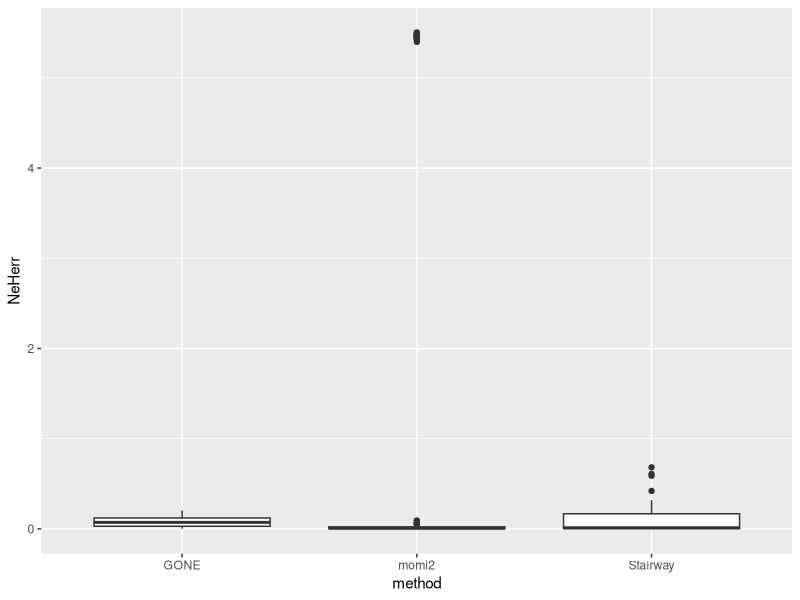
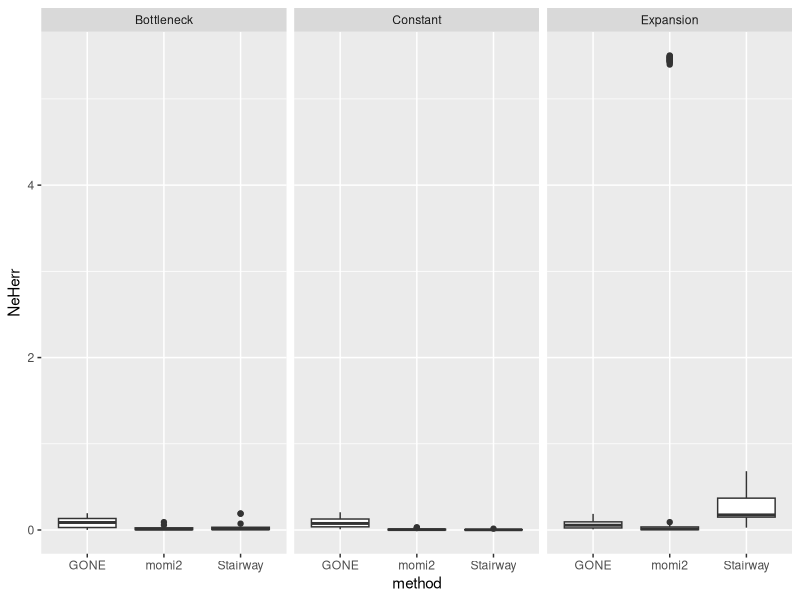

The R source for these figures, in order: (Note: this script raises an error after producing the figures.)
library(tidyverse)
library(ggplot2)
library(plyr)

#tru=read.csv("/Users/nerdbrained/Desktop/Rutger/slimulations/forwardslims_4manuscript/n500_inferences/truvalue.csv",header=T)
tru=read.csv("inferences/truvalue.csv",header=T)
tru$scen=paste(tru$NeAnc,tru$td,tru$lambda)

momidat_basic=read.csv("inferences/momi_nomaf_data_deltaAIC.csv",header=T)
momidat_basic$Neh_best=ifelse(momidat_basic$delta<0,momidat_basic$Neh,momidat_basic$Neh_change)
momidat_basic$Nec_best=ifelse(momidat_basic$delta<0,momidat_basic$Nec,momidat_basic$Nec_change)
momidat_basic$scen=paste(momidat_basic$NeAnc,momidat_basic$td,momidat_basic$lambda)
momidat_basic$trueNeH=tru$TrueNeH[match(momidat_basic$scen,tru$scen)]
momidat_basic$trueNeC=tru$TrueNec[match(momidat_basic$scen,tru$scen)]
momidat_basic$NeHerr=abs(momidat_basic$Neh_best-momidat_basic$trueNeH)/momidat_basic$trueNeH
momidat_basic$NeCerr=abs(momidat_basic$Nec_best-momidat_basic$trueNeC)/momidat_basic$trueNeC
momidat_basic$NeHrat <- momidat_basic$Neh_best/momidat_basic$trueNeH
momidat_basic$NeCrat <- momidat_basic$Nec_best/momidat_basic$trueNeC
momidat_basic$modsel=ifelse(momidat_basic$delta<0,"Change","Constant")
momidat_basic$history="Constant"
momidat_basic$method="momi2"

gonedat_basic=read.csv("inferences/GONEdata.csv",header=T)
gonedat_basic$scen=paste(gonedat_basic$NeAnc,gonedat_basic$td,gonedat_basic$lambda)
gonedat_basic$trueNeH=tru$TrueNeH[match(gonedat_basic$scen,tru$scen)]
gonedat_basic$trueNeC=tru$TrueNec[match(gonedat_basic$scen,tru$scen)]
gonedat_basic$NeHerr=abs(gonedat_basic$Neh-gonedat_basic$trueNeH)/gonedat_basic$trueNeH
gonedat_basic$NeCerr=abs(gonedat_basic$Nec-gonedat_basic$trueNeC)/gonedat_basic$trueNeC
gonedat_basic$NeHrat <- gonedat_basic$Neh/gonedat_basic$trueNeH
gonedat_basic$NeCrat <- gonedat_basic$Nec/gonedat_basic$trueNeC
gonedat_basic$history="Constant"
gonedat_basic$method="GONE"
gonedat_basic$scheme="t0"

stairdat_basic=read.csv("inferences/stairwaydata.csv",header=T)
stairdat_basic$scen=paste(stairdat_basic$NeAnc,stairdat_basic$td,stairdat_basic$lambda)
stairdat_basic$trueNeH=tru$TrueNeH[match(stairdat_basic$scen,tru$scen)]
stairdat_basic$trueNeC=tru$TrueNec[match(stairdat_basic$scen,tru$scen)]
stairdat_basic$NeHerr=abs(stairdat_basic$Neh-stairdat_basic$trueNeH)/stairdat_basic$trueNeH
stairdat_basic$NeCerr=abs(stairdat_basic$Nec-stairdat_basic$trueNeC)/stairdat_basic$trueNeC
stairdat_basic$NeHrat <- stairdat_basic$Neh/stairdat_basic$trueNeH
stairdat_basic$NeCrat <- stairdat_basic$Nec/stairdat_basic$trueNeC
stairdat_basic$history="Constant"
stairdat_basic$method="Stairway"
stairdat_basic$scheme="t0"

momidat_bot=read.csv("inferences/momi_nomaf_data_4mods_bot_deltaAIC.csv",header=T)
momidat_bot %>% select(AIC2C,AIC1C,AICC,AICh)
momidat_bot %>% select(AIC2C,AIC1C,AICC,AICh) -> momidat_bot_AICs
momidat_bot$Neh_best=ifelse(max.col(-momidat_bot_AICs)==1,momidat_bot$Nh,ifelse(max.col(-momidat_bot_AICs)==2,momidat_bot$Nh1C,ifelse(max.col(-momidat_bot_AICs)==3,momidat_bot$NhC,momidat_bot$Nch)))
momidat_bot$Nec_best=ifelse(max.col(-momidat_bot_AICs)==1,momidat_bot$Nc,ifelse(max.col(-momidat_bot_AICs)==2,momidat_bot$Nc1C,ifelse(max.col(-momidat_bot_AICs)==3,momidat_bot$NcC,momidat_bot$Nch)))
momidat_bot$modsel=ifelse(max.col(-momidat_bot_AICs)==1,"Two Changes",ifelse(max.col(-momidat_bot_AICs)==2,"Recent Change",ifelse(max.col(-momidat_bot_AICs)==3,"Constant","Historic Change")))
momidat_bot$scen=paste(momidat_bot$NeAnc,momidat_bot$td,momidat_bot$lambda)
momidat_bot$trueNeH=tru$TrueNeH[match(momidat_bot$scen,tru$scen)]
momidat_bot$trueNeC=tru$TrueNec[match(momidat_bot$scen,tru$scen)]
momidat_bot$NeHerr=abs(momidat_bot$Neh_best-momidat_bot$trueNeH)/momidat_bot$trueNeH
momidat_bot$NeCerr=abs(momidat_bot$Nec_best-momidat_bot$trueNeC)/momidat_bot$trueNeC
momidat_bot$NeHrat <- momidat_bot$Neh_best/momidat_bot$trueNeH
momidat_bot$NeCrat <- momidat_bot$Nec_best/momidat_bot$trueNeC
momidat_bot$history="Bottleneck"
momidat_bot$method="momi2"

gonedat_bot=read.csv("inferences/GONEdata_bot.csv",header=T)
gonedat_bot$scen=paste(gonedat_bot$NeAnc,gonedat_bot$td,gonedat_bot$lambda)
gonedat_bot$trueNeH=tru$TrueNeH[match(gonedat_bot$scen,tru$scen)]
gonedat_bot$trueNeC=tru$TrueNec[match(gonedat_bot$scen,tru$scen)]
gonedat_bot$NeHerr=abs(gonedat_bot$Neh-gonedat_bot$trueNeH)/gonedat_bot$trueNeH
gonedat_bot$NeCerr=abs(gonedat_bot$Nec-gonedat_bot$trueNeC)/gonedat_bot$trueNeC
gonedat_bot$NeHrat <- gonedat_bot$Neh/gonedat_bot$trueNeH
gonedat_bot$NeCrat <- gonedat_bot$Nec/gonedat_bot$trueNeC
gonedat_bot$history="Bottleneck"
gonedat_bot$method="GONE"
gonedat_bot$scheme="t0"

stairdat_bot=read.csv("inferences/stairwaydata_bot.csv",header=T)
stairdat_bot$scen=paste(stairdat_bot$NeAnc,stairdat_bot$td,stairdat_bot$lambda)
stairdat_bot$trueNeH=tru$TrueNeH[match(stairdat_bot$scen,tru$scen)]
stairdat_bot$trueNeC=tru$TrueNec[match(stairdat_bot$scen,tru$scen)]
stairdat_bot$NeHerr=abs(stairdat_bot$Neh-stairdat_bot$trueNeH)/stairdat_bot$trueNeH
stairdat_bot$NeCerr=abs(stairdat_bot$Nec-stairdat_bot$trueNeC)/stairdat_bot$trueNeC
stairdat_bot$NeHrat <- stairdat_bot$Neh/stairdat_bot$trueNeH
stairdat_bot$NeCrat <- stairdat_bot$Nec/stairdat_bot$trueNeC
stairdat_bot$history="Bottleneck"
stairdat_bot$method="Stairway"
stairdat_bot$scheme="t0"

momidat_exp=read.csv("inferences/momi_nomaf_data_4mods_exp_deltaAIC.csv",header=T)
momidat_exp %>% select(AIC2C,AIC1C,AICC,AICh)
momidat_exp %>% select(AIC2C,AIC1C,AICC,AICh) -> momidat_exp_AICs
momidat_exp$Neh_best=ifelse(max.col(-momidat_exp_AICs)==1,momidat_bot$Nh,ifelse(max.col(-momidat_exp_AICs)==2,momidat_exp$Nh1C,ifelse(max.col(-momidat_exp_AICs)==3,momidat_exp$NhC,momidat_exp$NcC)))
momidat_exp$Nec_best=ifelse(max.col(-momidat_exp_AICs)==1,momidat_bot$Nc,ifelse(max.col(-momidat_exp_AICs)==2,momidat_exp$Nc1C,ifelse(max.col(-momidat_exp_AICs)==3,momidat_exp$NcC,momidat_bot$NcC)))
momidat_exp$modsel=ifelse(max.col(-momidat_exp_AICs)==1,"Two Changes",ifelse(max.col(-momidat_exp_AICs)==2,"Recent Change",ifelse(max.col(-momidat_exp_AICs)==3,"Constant","Historic Change")))
momidat_exp$scen=paste(momidat_exp$NeAnc,momidat_exp$td,momidat_exp$lambda)
momidat_exp$trueNeH=tru$TrueNeH[match(momidat_exp$scen,tru$scen)]
momidat_exp$trueNeC=tru$TrueNec[match(momidat_exp$scen,tru$scen)]
momidat_exp$NeHerr=abs(momidat_exp$Neh_best-momidat_exp$trueNeH)/momidat_exp$trueNeH
momidat_exp$NeCerr=abs(momidat_exp$Nec_best-momidat_exp$trueNeC)/momidat_exp$trueNeC
momidat_exp$NeHrat <- momidat_exp$Neh_best/momidat_exp$trueNeH
momidat_exp$NeCrat <- momidat_exp$Nec_best/momidat_exp$trueNeC
momidat_exp$history="Expansion"
momidat_exp$method="momi2"

gonedat_exp=read.csv("inferences/GONEdata_exp.csv",header=T)
gonedat_exp$scen=paste(gonedat_exp$NeAnc,gonedat_bot$td,gonedat_exp$lambda)
gonedat_exp$trueNeH=tru$TrueNeH[match(gonedat_exp$scen,tru$scen)]
gonedat_exp$trueNeC=tru$TrueNec[match(gonedat_exp$scen,tru$scen)]
gonedat_exp$NeHerr=abs(gonedat_exp$Neh-gonedat_exp$trueNeH)/gonedat_exp$trueNeH
gonedat_exp$NeCerr=abs(gonedat_exp$Nec-gonedat_exp$trueNeC)/gonedat_exp$trueNeC
gonedat_exp$NeHrat <- gonedat_exp$Neh/gonedat_exp$trueNeH
gonedat_exp$NeCrat <- gonedat_exp$Nec/gonedat_exp$trueNeC
gonedat_exp$history="Expansion"
gonedat_exp$method="GONE"
gonedat_exp$scheme="t0"

stairdat_exp=read.csv("inferences/stairwaydata_exp.csv",header=T)
stairdat_exp$scen=paste(stairdat_exp$NeAnc,gonedat_bot$td,stairdat_exp$lambda)
stairdat_exp$trueNeH=tru$TrueNeH[match(stairdat_exp$scen,tru$scen)]
stairdat_exp$trueNeC=tru$TrueNec[match(stairdat_exp$scen,tru$scen)]
stairdat_exp$NeHerr=abs(stairdat_exp$Neh-stairdat_exp$trueNeH)/stairdat_exp$trueNeH
stairdat_exp$NeCerr=abs(stairdat_exp$Nec-stairdat_exp$trueNeC)/stairdat_exp$trueNeC
stairdat_exp$NeHrat <- stairdat_exp$Neh/stairdat_exp$trueNeH
stairdat_exp$NeCrat <- stairdat_exp$Nec/stairdat_exp$trueNeC
stairdat_exp$history="Expansion"
stairdat_exp$method="Stairway"
stairdat_exp$scheme="t0"

momidat_basic %>% 
  filter(!grepl('td130|td160|td190 l99|n10e3',scen)) %>% 
  filter(data == "rad50k" & sampn == "n200" | data == "wgs" & sampn == "n100") -> momidat_basic_filt

gonedat_basic %>% 
  filter(!grepl('td130|td160|td190 l99|n10e3',scen)) %>% 
  filter(sampn=="n100")-> gonedat_basic_filt

stairdat_basic %>% 
  filter(!grepl('td130|td160|td190 l99|n10e3',scen)) %>% 
  filter(sampn=="n100")-> stairdat_basic_filt

momidat_bot %>% 
  filter(!grepl('td130|td160|td190 l99',scen)) %>% 
  filter(data == "rad50k" & sampn == "n200" | data == "wgs" & sampn == "n100") -> momidat_bot_filt

gonedat_bot %>% 
  filter(!grepl('td130|td160|td190 l99',scen)) %>% 
  filter(sampn=="n100")-> gonedat_bot_filt

stairdat_bot %>% 
  filter(!grepl('td130|td160|td190 l99',scen)) %>% 
  filter(sampn=="n100")-> stairdat_bot_filt

momidat_exp %>% 
  filter(!grepl('td130|td160|td190 l99',scen)) %>% 
  filter(data == "rad50k" & sampn == "n200" | data == "wgs" & sampn == "n100") -> momidat_exp_filt

gonedat_exp %>% 
  filter(!grepl('td130|td160|td190 l99',scen)) %>% 
  filter(sampn=="n100")-> gonedat_exp_filt

stairdat_exp %>% 
  filter(!grepl('td130|td160|td190 l99',scen)) %>% 
  filter(sampn=="n100")-> stairdat_exp_filt

expbotcomp=rbind.fill(momidat_basic_filt,gonedat_basic_filt,stairdat_basic_filt,momidat_bot_filt,gonedat_bot_filt,stairdat_bot_filt,momidat_exp_filt,gonedat_exp_filt,stairdat_exp_filt)

expbotcomp$col=ifelse(expbotcomp$method == "Stairway","black",ifelse(expbotcomp$method == "GONE","purple",ifelse(expbotcomp$scheme=="t0","blue",ifelse(expbotcomp$scheme=="t0t120","green","orange"))))

expbotcomp$methcomb=paste(expbotcomp$method,expbotcomp$data)

expbotcomp$methcomb=gsub("GONE wgs","GONE",expbotcomp$methcomb)
expbotcomp$methcomb=gsub("Stairway wgs","Stairway",expbotcomp$methcomb)
expbotcomp$methcomb=gsub("momi2 wgs","momi2/WGS",expbotcomp$methcomb)
expbotcomp$methcomb=gsub("momi2 rad50k","momi2/RAD",expbotcomp$methcomb)

expbotcomp$methcomb=factor(expbotcomp$methcomb,levels=c("GONE","Stairway","momi2/WGS","momi2/RAD"))


### filter by datatype???

p <- ggplot(expbotcomp, aes(x=method, y=NeHerr)) + 
  geom_boxplot()
p
p + facet_wrap(~history) 
+ scale_y_log10()

p <- ggplot(expbotcomp, aes(x=method, y=NeCerr)) + 
  geom_boxplot()
p
p + facet_wrap(~history) + scale_y_log10()

#### violins

p <- ggplot(expbotcomp, aes(x=methcomb, y=NeHrat)) + geom_violin()
p + geom_point(shape=16,col=expbotcomp$col) + xlab("Method") + ylab(expression(paste(widehat('N'[E]),'H/N'[E],'H'))) + geom_hline(yintercept=1,linetype="dashed") + facet_wrap(~history) + scale_y_log10(limits=c(0.01,18.2))

ggsave("plots/expbot_NeH_4mods_violin.pdf",device="pdf")

p <- ggplot(expbotcomp, aes(x=methcomb, y=NeCrat)) + geom_violin()
p + geom_point(shape=16,col=expbotcomp$col) + xlab("Method") + ylab(expression(paste(widehat('N'[E]),'C/N'[E],'C'))) + geom_hline(yintercept=1,linetype="dashed") + facet_wrap(~history) + scale_y_log10(limits=c(0.01,18.2))

ggsave("plots/expbot_NeC_4mods_violin.pdf",device="pdf")

###contemp-only

expbotcomp %>% filter(scheme=="t0") -> expbotcompc

expbotcomp1=expbotcompc

expbotcomp2=expbotcompc

expbotcomp1$metric="NEH"
expbotcomp2$metric="NEC"
expbotcomp1$Nerat=expbotcomp1$NeHrat
expbotcomp2$Nerat=expbotcomp2$NeCrat

expbotcomp12=rbind(expbotcomp1,expbotcomp2)

expbotcomp12$metric=factor(expbotcomp12$metric,levels=c("NEH","NEC"))

p <- ggplot(expbotcomp12,aes(y=Nerat, x=methcomb, fill=metric, colour=scheme)) 
p+ geom_hline(yintercept=1,linetype="dashed",col="gray") + geom_violin(position=position_dodge(width=0.5),scale="width", width=0.3, alpha=0.8,trim="false") +
  scale_color_manual(values=c("t0"="black"))+
  scale_fill_manual(values=c("NEH"="black","NEC"="white"))+
  ylab(expression(paste(hat(N)["E"],'/N'["E"]))) +
  xlab("") +
  facet_wrap(~history) +
  # facet_grid(cols=vars(method),rows=vars(data)) +
  scale_y_log10(limits=c(0.005,50)) +
  theme_bw() +
  theme(legend.position="none") +
  ggtitle("")

ggsave("plots/expbot_NeHCrat_050922.pdf",device="pdf")



##### just the momis

tru=read.csv("inferences/truvalue.csv",header=T)
tru$scen=paste(tru$NeAnc,tru$td,tru$lambda)

momidat_bot=read.csv("inferences/momi_nomaf_data_4mods_bot_deltaAIC.csv",header=T)
momidat_bot %>% select(AIC2C,AIC1C,AICC,AICh)
momidat_bot %>% select(AIC2C,AIC1C,AICC,AICh) -> momidat_bot_AICs
momidat_bot$Neh_best=ifelse(max.col(-momidat_bot_AICs)==1,momidat_bot$Nh,ifelse(max.col(-momidat_bot_AICs)==2,momidat_bot$Nh1C,ifelse(max.col(-momidat_bot_AICs)==3,momidat_bot$NhC,momidat_bot$Nch)))
momidat_bot$Nec_best=ifelse(max.col(-momidat_bot_AICs)==1,momidat_bot$Nc,ifelse(max.col(-momidat_bot_AICs)==2,momidat_bot$Nc1C,ifelse(max.col(-momidat_bot_AICs)==3,momidat_bot$NcC,momidat_bot$Nch)))
momidat_bot$modsel=ifelse(max.col(-momidat_bot_AICs)==1,"Two Changes",ifelse(max.col(-momidat_bot_AICs)==2,"Recent Change",ifelse(max.col(-momidat_bot_AICs)==3,"Constant","Historic Change")))
momidat_bot$scen=paste(momidat_bot$NeAnc,momidat_bot$td,momidat_bot$lambda)
momidat_bot$trueNeH=tru$TrueNeH[match(momidat_bot$scen,tru$scen)]
momidat_bot$trueNeC=tru$TrueNec[match(momidat_bot$scen,tru$scen)]
momidat_bot$NeHerr=abs(momidat_bot$Neh_best-momidat_bot$trueNeH)/momidat_bot$trueNeH
momidat_bot$NeCerr=abs(momidat_bot$Nec_best-momidat_bot$trueNeC)/momidat_bot$trueNeC
momidat_bot$NeHrat <- momidat_bot$Neh_best/momidat_bot$trueNeH
momidat_bot$NeCrat <- momidat_bot$Nec_best/momidat_bot$trueNeC
momidat_bot$history="Bottleneck"
momidat_bot$method="momi2"

momidat_bot_wrong=read.csv("inferences/momi_nomaf_data_bot_all_deltaAIC.csv",header=T)
#momidat_bot_wrong %>% select(AIC1C,AICC)
momidat_bot_wrong %>% select(AIC1C,AICC) -> momidat_bot_wrong_AICs
momidat_bot_wrong$Neh_best=ifelse(max.col(-momidat_bot_wrong_AICs)==1,momidat_bot_wrong$Nh1C,momidat_bot_wrong$NhC)
momidat_bot_wrong$Nec_best=ifelse(max.col(-momidat_bot_wrong_AICs)==1,momidat_bot_wrong$Nc1C,momidat_bot_wrong$NcC)
momidat_bot_wrong$modsel=ifelse(max.col(-momidat_bot_wrong_AICs)==1,"Recent Change","Constant")
momidat_bot_wrong$scen=paste(momidat_bot_wrong$NeAnc,momidat_bot_wrong$td,momidat_bot_wrong$lambda)
momidat_bot_wrong$trueNeH=tru$TrueNeH[match(momidat_bot_wrong$scen,tru$scen)]
momidat_bot_wrong$trueNeC=tru$TrueNec[match(momidat_bot_wrong$scen,tru$scen)]
momidat_bot_wrong$NeHerr=abs(momidat_bot_wrong$Neh_best-momidat_bot_wrong$trueNeH)/momidat_bot_wrong$trueNeH
momidat_bot_wrong$NeCerr=abs(momidat_bot_wrong$Nec_best-momidat_bot_wrong$trueNeC)/momidat_bot_wrong$trueNeC
momidat_bot_wrong$NeHrat <- momidat_bot_wrong$Neh_best/momidat_bot_wrong$trueNeH
momidat_bot_wrong$NeCrat <- momidat_bot_wrong$Nec_best/momidat_bot_wrong$trueNeC
momidat_bot_wrong$history="Bottleneck"
momidat_bot_wrong$method="momi2"

momidat_bot$wrong="NotWrong"

momidat_bot_wrong$wrong="Wrong"

momidat_bot_rightwrong=rbind.fill(momidat_bot,momidat_bot_wrong)

momidat_bot_rightwrong$scheme=gsub("t0t120","Contemporary Only",momidat_bot_rightwrong$scheme)
momidat_bot_rightwrong$scheme=gsub("t0","Two Samples",momidat_bot_rightwrong$scheme)
momidat_bot_rightwrong$scheme=gsub("all","Serial Sampling",momidat_bot_rightwrong$scheme)

momidat_bot_rightwrong$scheme=factor(momidat_bot_rightwrong$scheme,levels=c("Contemporary Only","Two Samples","Serial Sampling"))


p <- ggplot(momidat_bot_rightwrong,aes(y=NeCrat, x=scheme, fill=wrong)) 
p+ geom_hline(yintercept=1,linetype="dashed",col="gray") + geom_violin(position=position_dodge(width=0.5),scale="width", width=0.3, alpha=0.8,trim="false") +
  scale_color_manual(values=c("t0"="black"))+
  scale_fill_manual(values=c("NotWrong"="white","Wrong"="red"))+
  ylab(expression(paste(hat(N)["E,C"],'/N'["E,C"]))) +
  xlab("") +
  facet_wrap(~history) +
  # facet_grid(cols=vars(method),rows=vars(data)) +
  scale_y_log10(limits=c(0.005,50)) +
  theme_bw() +
  theme(legend.position="none") +
  ggtitle("")

ggsave("plots/NEC_bot_momiwrong_050922.pdf",device="pdf")

p <- ggplot(momidat_bot_rightwrong,aes(y=NeHrat, x=scheme, fill=wrong)) 
p+ geom_hline(yintercept=1,linetype="dashed",col="gray") + geom_violin(position=position_dodge(width=0.5),scale="width", width=0.3, alpha=0.8,trim="false") +
  scale_color_manual(values=c("t0"="black"))+
  scale_fill_manual(values=c("NotWrong"="white","Wrong"="red"))+
  ylab(expression(paste(hat(N)["E,H"],'/N'["E,H"]))) +
  xlab("") +
  facet_wrap(~history) +
  # facet_grid(cols=vars(method),rows=vars(data)) +
  scale_y_log10(limits=c(0.005,50)) +
  theme_bw() +
  theme(legend.position="none") +
  ggtitle("")

ggsave("plots/NEH_bot_momiwrong_050922.pdf",device="pdf")


##############

tru=read.csv("inferences/truvalue.csv",header=T)
tru$scen=paste(tru$NeAnc,tru$td,tru$lambda)

momidat_exp=read.csv("inferences/momi_nomaf_data_4mods_exp_deltaAIC.csv",header=T)
momidat_exp %>% select(AIC2C,AIC1C,AICC,AICh)
momidat_exp %>% select(AIC2C,AIC1C,AICC,AICh) -> momidat_exp_AICs
momidat_exp$Neh_best=ifelse(max.col(-momidat_exp_AICs)==1,momidat_exp$Nh,ifelse(max.col(-momidat_exp_AICs)==2,momidat_exp$Nh1C,ifelse(max.col(-momidat_exp_AICs)==3,momidat_exp$NhC,momidat_exp$Nch)))
momidat_exp$Nec_best=ifelse(max.col(-momidat_exp_AICs)==1,momidat_exp$Nc,ifelse(max.col(-momidat_exp_AICs)==2,momidat_exp$Nc1C,ifelse(max.col(-momidat_exp_AICs)==3,momidat_exp$NcC,momidat_exp$Nch)))
momidat_exp$modsel=ifelse(max.col(-momidat_exp_AICs)==1,"Two Changes",ifelse(max.col(-momidat_exp_AICs)==2,"Recent Change",ifelse(max.col(-momidat_exp_AICs)==3,"Constant","Historic Change")))
momidat_exp$scen=paste(momidat_exp$NeAnc,momidat_exp$td,momidat_exp$lambda)
momidat_exp$trueNeH=tru$TrueNeH[match(momidat_exp$scen,tru$scen)]
momidat_exp$trueNeC=tru$TrueNec[match(momidat_exp$scen,tru$scen)]
momidat_exp$NeHerr=abs(momidat_exp$Neh_best-momidat_exp$trueNeH)/momidat_exp$trueNeH
momidat_exp$NeCerr=abs(momidat_exp$Nec_best-momidat_exp$trueNeC)/momidat_exp$trueNeC
momidat_exp$NeHrat <- momidat_exp$Neh_best/momidat_exp$trueNeH
momidat_exp$NeCrat <- momidat_exp$Nec_best/momidat_exp$trueNeC
momidat_exp$history="Expansion"
momidat_exp$method="momi2"

momidat_exp_wrong=read.csv("inferences/momi_nomaf_data_exp_all_deltaAIC.csv",header=T)
momidat_exp_wrong %>% select(AIC1C,AICC)
momidat_exp_wrong %>% select(AIC1C,AICC) -> momidat_exp_wrong_AICs
momidat_exp_wrong$Neh_best=ifelse(max.col(-momidat_exp_wrong_AICs)==1,momidat_exp_wrong$Nh1C,momidat_exp_wrong$NhC)
momidat_exp_wrong$Nec_best=ifelse(max.col(-momidat_exp_wrong_AICs)==1,momidat_exp_wrong$Nc1C,momidat_exp_wrong$NcC)
momidat_exp_wrong$modsel=ifelse(max.col(-momidat_exp_wrong_AICs)==1,"Recent Change","Constant")
momidat_exp_wrong$scen=paste(momidat_exp_wrong$NeAnc,momidat_exp_wrong$td,momidat_exp_wrong$lambda)
momidat_exp_wrong$trueNeH=tru$TrueNeH[match(momidat_exp_wrong$scen,tru$scen)]
momidat_exp_wrong$trueNeC=tru$TrueNec[match(momidat_exp_wrong$scen,tru$scen)]
momidat_exp_wrong$NeHerr=abs(momidat_exp_wrong$Neh_best-momidat_exp_wrong$trueNeH)/momidat_exp_wrong$trueNeH
momidat_exp_wrong$NeCerr=abs(momidat_exp_wrong$Nec_best-momidat_exp_wrong$trueNeC)/momidat_exp_wrong$trueNeC
momidat_exp_wrong$NeHrat <- momidat_exp_wrong$Neh_best/momidat_exp_wrong$trueNeH
momidat_exp_wrong$NeCrat <- momidat_exp_wrong$Nec_best/momidat_exp_wrong$trueNeC
momidat_exp_wrong$history="Expansion"
momidat_exp_wrong$method="momi2"

momidat_exp$wrong="NotWrong"

momidat_exp_wrong$wrong="Wrong"

momidat_exp_rightwrong=rbind.fill(momidat_exp,momidat_exp_wrong)

momidat_exp_rightwrong$scheme=gsub("t0t120","Contemporary Only",momidat_exp_rightwrong$scheme)
momidat_exp_rightwrong$scheme=gsub("t0","Two Samples",momidat_exp_rightwrong$scheme)
momidat_exp_rightwrong$scheme=gsub("all","Serial Sampling",momidat_exp_rightwrong$scheme)

momidat_exp_rightwrong$scheme=factor(momidat_exp_rightwrong$scheme,levels=c("Contemporary Only","Two Samples","Serial Sampling"))

p <- ggplot(momidat_exp_rightwrong,aes(y=NeCrat, x=scheme, fill=wrong)) 
p+ geom_hline(yintercept=1,linetype="dashed",col="gray") + geom_violin(position=position_dodge(width=0.5),scale="width", width=0.3, alpha=0.8,trim="false") +
  scale_color_manual(values=c("t0"="black"))+
  scale_fill_manual(values=c("NotWrong"="white","Wrong"="red"))+
  ylab(expression(paste(hat(N)["E,C"],'/N'["E,C"]))) +
  xlab("") +
  facet_wrap(~history) +
  # facet_grid(cols=vars(method),rows=vars(data)) +
  scale_y_log10(limits=c(0.0001,10000)) +
  theme_bw() +
  theme(legend.position="none") +
  ggtitle("")

ggsave("plots/NEC_exp_momiwrong_050922.pdf",device="pdf")

p <- ggplot(momidat_exp_rightwrong,aes(y=NeHrat, x=scheme, fill=wrong)) 
p+ geom_hline(yintercept=1,linetype="dashed",col="gray") + geom_violin(position=position_dodge(width=0.5),scale="width", width=0.3, alpha=0.8,trim="false") +
  scale_color_manual(values=c("t0"="black"))+
  scale_fill_manual(values=c("NotWrong"="white","Wrong"="red"))+
  ylab(expression(paste(hat(N)["E,H"],'/N'["E,H"]))) +
  xlab("") +
  facet_wrap(~history) +
  # facet_grid(cols=vars(method),rows=vars(data)) +
  scale_y_log10(limits=c(0.005,50)) +
  theme_bw() +
  theme(legend.position="none") +
  ggtitle("")

ggsave("plots/NEH_exp_momiwrong_050922.pdf",device="pdf")


######

momi_comb=rbind.fill(momidat_bot_rightwrong,momidat_exp_rightwrong)

p <- ggplot(momi_comb,aes(y=NeCrat, x=scheme, fill=wrong)) 
p+ geom_hline(yintercept=1,linetype="dashed",col="gray") + geom_violin(position=position_dodge(width=0.5),scale="width", width=0.3, alpha=0.8,trim="false") +
  scale_color_manual(values=c("t0"="black"))+
  scale_fill_manual(values=c("NotWrong"="white","Wrong"="red"))+
  ylab(expression(paste(hat(N)["E,C"],'/N'["E,C"]))) +
  xlab("") +
  facet_wrap(~history) +
  # facet_grid(cols=vars(method),rows=vars(data)) +
  scale_y_log10(limits=c(0.0001,20000)) +
  theme_bw() +
  theme(legend.position="none") +
  ggtitle("")

ggsave("plots/NEC_expbot_momiwrong_050922.pdf",device="pdf")

p <- ggplot(momi_comb,aes(y=NeHrat, x=scheme, fill=wrong)) 
p+ geom_hline(yintercept=1,linetype="dashed",col="gray") + geom_violin(position=position_dodge(width=0.5),scale="width", width=0.3, alpha=0.8,trim="false") +
  scale_color_manual(values=c("t0"="black"))+
  scale_fill_manual(values=c("NotWrong"="white","Wrong"="red"))+
  ylab(expression(paste(hat(N)["E,H"],'/N'["E,H"]))) +
  xlab("") +
  facet_wrap(~history) +
  # facet_grid(cols=vars(method),rows=vars(data)) +
  scale_y_log10(limits=c(0.005,50)) +
  theme_bw() +
  theme(legend.position="none") +
  ggtitle("")

ggsave("plots/NEH_expbot_momiwrong_050922.pdf",device="pdf")